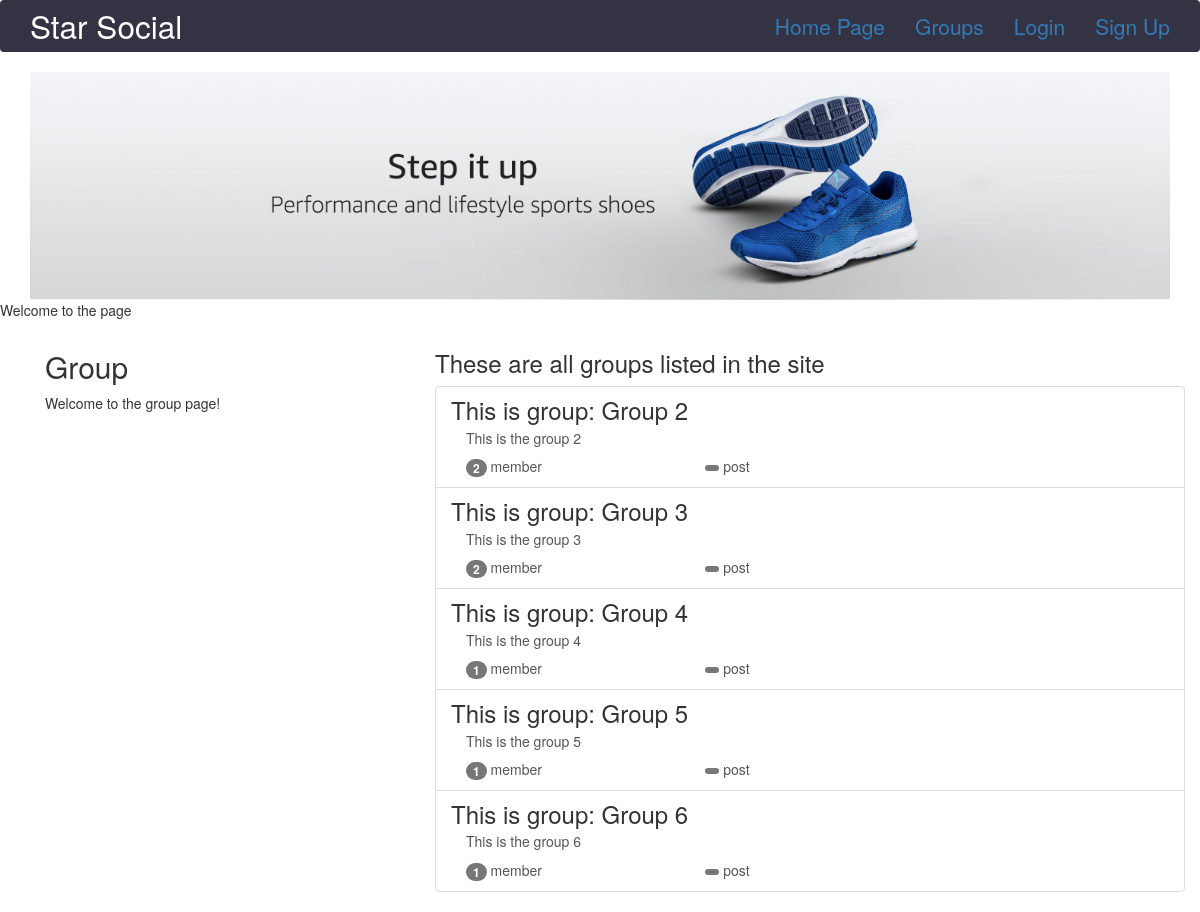
The app's page /groups/ with its own data.
### groups/models.py (models this page shows, shortened)
class Group(models.Model):
    name = models.CharField(max_length =255, unique = True)
    slug = models.SlugField(allow_unicode=True, unique=True)
    description = models.TextField(blank=True,default='')
    description_html = models.TextField(editable=True, default='',blank=True)
    members = models.ManyToManyField(User, through='GroupMember')
    class Meta:
        ordering = ['name']

### groups/views.py (the view)
# urls.py: path('',views.ListGroups.as_view(),name='all'),
class ListGroups(ListView):
    model = Group
    template_name = 'groups/group_list.html'
    context_object_name = 'group_list'

### groups/templates/groups/group_list.html (shortened to what this page needs)
{% extends 'groups/group_base.html' %}
{% block pregroup %}
    <div class="col-md-4">
        <div class="content">
            <h2>Group</h2>
            <p>Welcome to the group page!</p>
        </div>
    </div>
{% endblock %}
{% block group_content %}
    <div class="col-md-8">
        <h3>These are all groups listed in the site</h3>
        <div class="list-group">
            {% for group in group_list %}
                <a class="list-group-item" href=" {% url 'groups:single' slug=group.slug %} ">
                    <h3 class="title list-group-item-heading">This is group: {{group.name}} </h3>
                    <div class="list-group-item-text container-fluid">
                        {{group.description_html|safe}}
                        <div class="row">
                            <div class="col-md-4">
                                <span class="badge">{{group.members.count}} </span>
                                member{{group.memebers.count|pluralize}}
                            </div>
                            <div class="col-md-4">
                                <span class="badge">{{group.posts.count}} </span>
                                post{{group.posts.count|pluralize}}
                            </div>
                        </div>
                    </div>
                </a>
            {% endfor %}
        </div>
    </div>
{% endblock %}

### groups/templates/groups/group_base.html (shortened to what this page needs)
{% extends 'base.html' %}
{% block content %}
    <div class="container">
        <div class="row">
            {% block pregroup %} {% endblock %}
            {% block group_content %} {% endblock %}
        </div>
    </div>
{% endblock %}

### templates/base.html (shortened to what this page needs)
<!DOCTYPE html>
{% load staticfiles %}
<html lang="en">
<head>
    <link rel="stylesheet" href="https://maxcdn.bootstrapcdn.com/bootstrap/3.3.7/css/bootstrap.min.css">
    <link rel="stylesheet" href="{% static 'simpleSocial/css/master.css' %}">
</head>
<body>
    <nav class="navbar mynav" role="navigation" id="navbar">
        <div class="container">
            <a class="navbar-brand mynav" href="{% url 'home' %}">Star Social</a>
            <ul class="nav navbar-nav navbar-right mynavbar">
                <li><a href=" {% url 'home' %} ">Home Page</a></li>
                {% if user.is_authenticated %}
                    <li><a href=" {% url 'posts:create' %} ">Post</a></li>
                    <li><a href=" {% url 'groups:all' %} ">Groups</a></li>
                    <li><a href=" {% url 'groups:create' %} ">Create Group</a></li>
                    <li><a href=" {% url 'accounts:logout' %} ">Logout</a></li>
                {% else %}
                    <li><a href="{% url 'groups:all' %}">Groups</a></li>
                    <li><a href=" {% url 'accounts:login' %} ">Login</a></li>
                    <li><a href=" {% url 'accounts:signup' %} ">Sign Up</a></li>
                {% endif %}
            </ul>
        </div>
    </nav>
    <div class="container">
        <img id="navImage" src=" {% static 'simpleSocial/images/AmazoneNav.jpg' %} " alt="Nav Image">
    </div>
    <p>Welcome to the page {{user.username}} </p>
    <div class="container mycontent">
        {% block content %}
        {% endblock %}
    </div>
</body>
</html>

### static/simpleSocial/css/master.css (style rules this page uses)
.mynav { background-color: #333344; font-size: 1.5em; color: white; }
.mynavbar { color: white; }
#navImage { width: 100%; height: 30%; }

### records on screen
Group: name "Group 2", description_html "This is the group 2", members.count "2"
Group: name "Group 3", description_html "This is the group 3", members.count "2"
Group: name "Group 4", description_html "This is the group 4", members.count "1"
Group: name "Group 5", description_html "This is the group 5", members.count "1"
Group: name "Group 6", description_html "This is the group 6", members.count "1"
